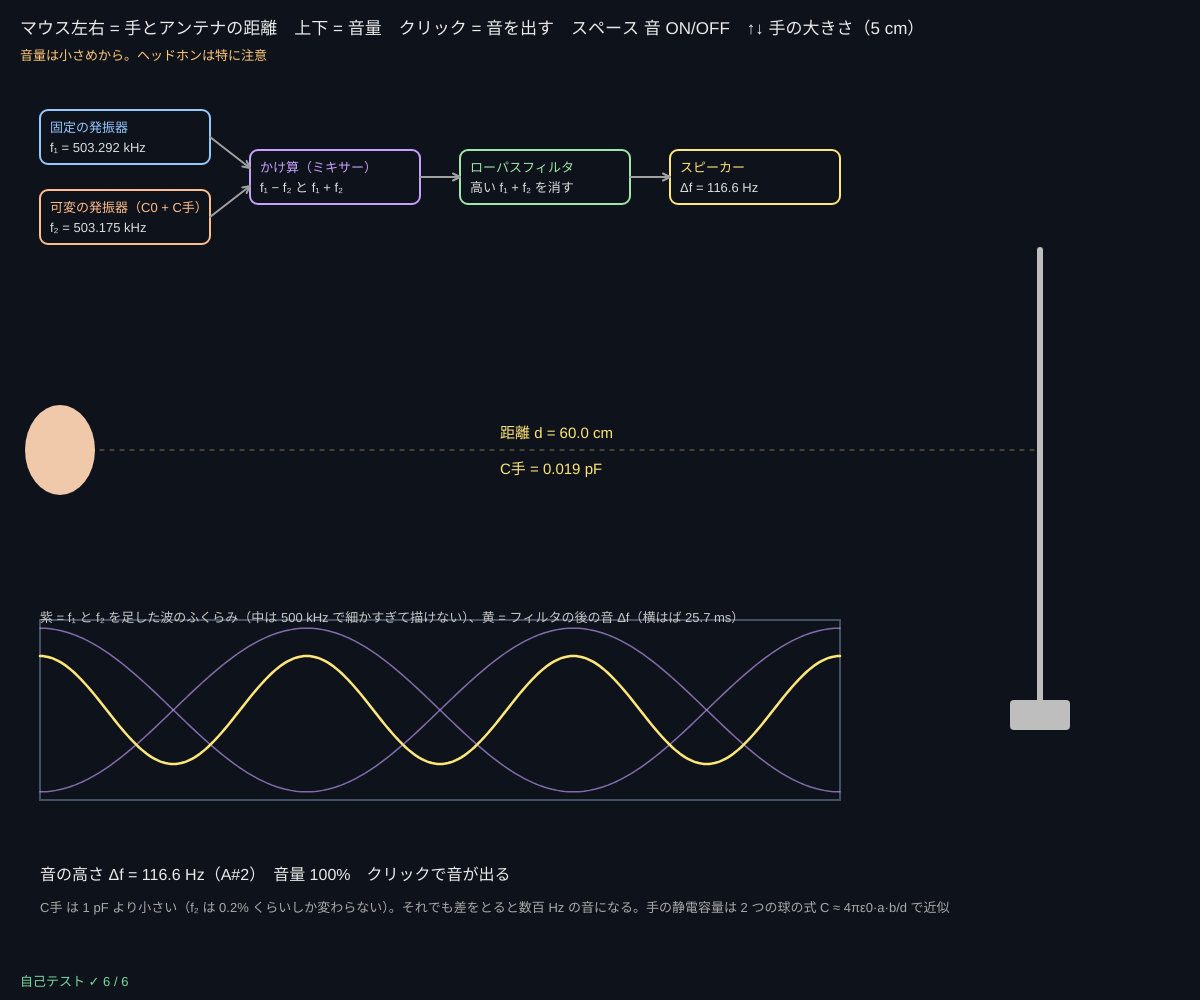
Frame 1 (no input)
Frame 60 (no input): identical to frame 1, image omitted
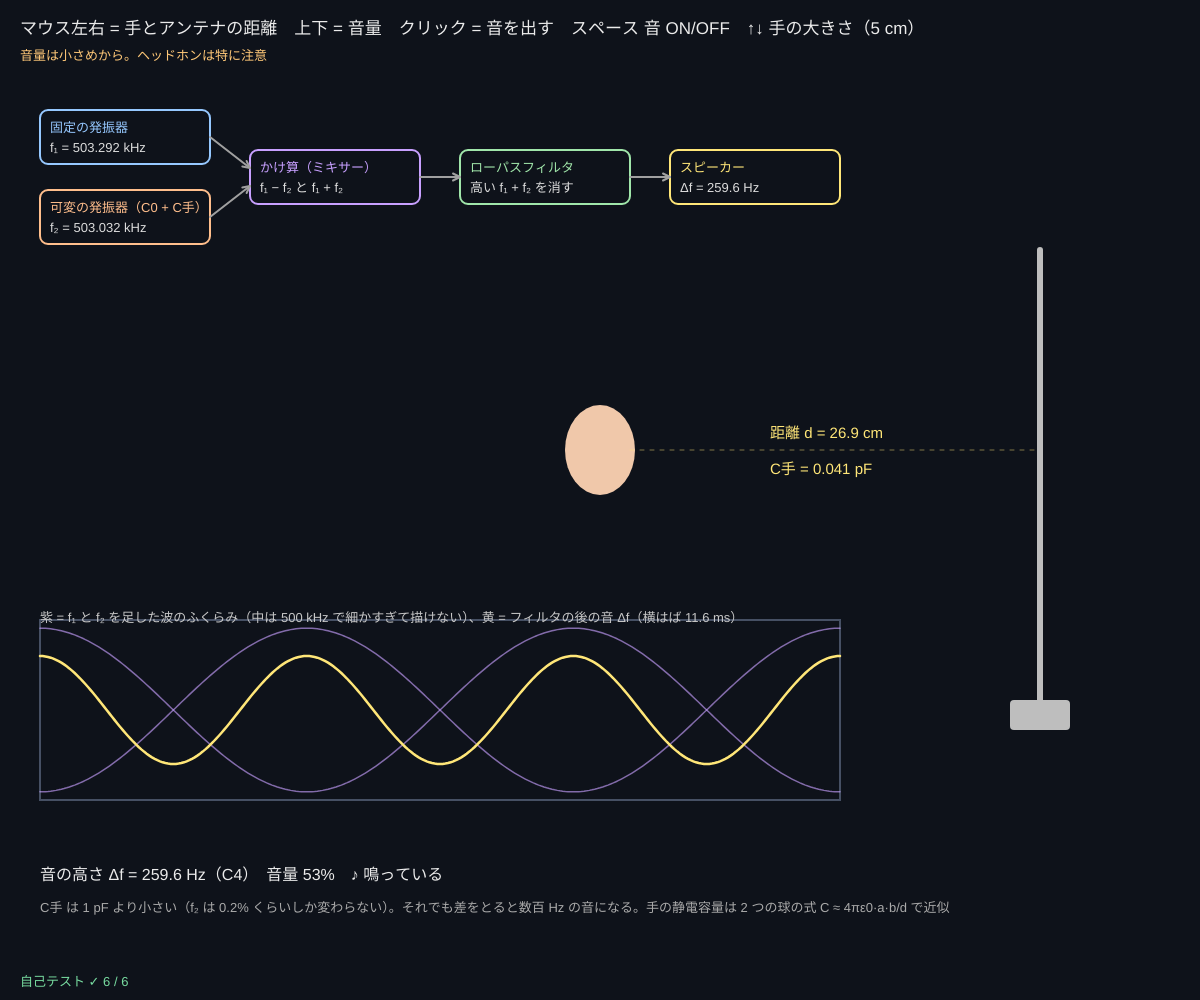
Frame 120 (the mouse pressed at the canvas centre since frame 60)

The p5.js sketch that drew these frames (run headless with seeded random() and noise() and a simulated clock; from frame 60 on, the mouse is pressed at the canvas centre):

// p5.js sketch
// ── sketch.js
// ============================================
// 14 テルミン風 ─ 手とアンテナの「静電容量」で音の高さが変わる楽器
// 手（導体）がアンテナに近づくと、そのあいだの静電容量 C手 がふえる → LC 発振器の周波数 f = 1/(2π√(L(C0 + C手))) が少し下がる
// 本物のテルミンは 約 500 kHz の発振器 2 つの「差」（うなり）を聞こえる音にする：Δf = f固定 − f可変。ここでも同じ計算で音を鳴らす
// マウス左右 = 手とアンテナの距離 / マウス上下 = 音量 / クリック = 音を出す / スペース = 音 ON・OFF / ↑↓ = 手の大きさ
// 音量は小さめから（全体の音量 MASTER は 0.2 以下）
// ============================================

const EPS0 = 8.854e-12;
const L_H = 2.5e-3;                    // ★ コイル [H]（2.5 mH）
const C0 = 40e-12;                     // ★ 発振器のコンデンサ [F]（40 pF）
const B_ANT = 0.002;                   // アンテナの「大きさ」[m]（球とみなした実効的な半径）
let handR = 0.05;                      // ★ 手の大きさ [m]（球とみなした半径）
let soundOn = true, handDist = 0.2, vol = 0.4, antX;

function setup() {
  createCanvas(windowWidth, windowHeight);
  antX = width - 160;
  selfTest();
}
function fRef() { return 1 / (2 * Math.PI * Math.sqrt(L_H * C0)); }
function fVar(d) { return 1 / (2 * Math.PI * Math.sqrt(L_H * (C0 + handCap(d)))); }
function beat(d) { return fRef() - fVar(d); }

function draw() {
  background(14, 18, 26);
  // マウス → 距離（2〜60 cm）と音量
  handDist = clampv(((antX - mouseX) / (antX - 60)) * 0.6, 0.02, 0.6);
  vol = clampv(1 - (mouseY - 120) / (height - 200), 0, 1);
  let df = beat(handDist), Ch = handCap(handDist);
  setPitch(df, soundOn ? vol : 0);
  // アンテナと手
  stroke(190); strokeWeight(6); line(antX, height * 0.25, antX, height * 0.7);
  noStroke(); fill(190); rect(antX - 30, height * 0.7, 60, 30, 4);
  let hx = antX - (handDist / 0.6) * (antX - 60);
  fill(240, 200, 170); ellipse(hx, height * 0.45, 70 * (handR / 0.05), 90 * (handR / 0.05));
  stroke(255, 230, 120, 120); strokeWeight(1); drawingContext.setLineDash([4, 6]); line(hx + 30, height * 0.45, antX - 6, height * 0.45); drawingContext.setLineDash([]);
  noStroke(); fill(255, 230, 120); textSize(15); text('距離 d = ' + (handDist * 100).toFixed(1) + ' cm', (hx + antX) / 2 - 50, height * 0.45 - 12);
  text('C手 = ' + (Ch * 1e12).toFixed(3) + ' pF', (hx + antX) / 2 - 50, height * 0.45 + 24);
  // しくみの図（ブロック）
  let bx = 40, by = 110, bw = 170, bh = 54, gap = 26;
  let box = (x, y, t1, t2, c) => { stroke(c); strokeWeight(2); noFill(); rect(x, y, bw, bh, 8); noStroke(); fill(c); textSize(13); text(t1, x + 10, y + 22); fill(220); text(t2, x + 10, y + 42); };
  box(bx, by, '固定の発振器', 'f₁ = ' + (fRef() / 1000).toFixed(3) + ' kHz', color(150, 200, 255));
  box(bx, by + bh + gap, '可変の発振器（C0 + C手）', 'f₂ = ' + (fVar(handDist) / 1000).toFixed(3) + ' kHz', color(255, 190, 140));
  box(bx + bw + 40, by + (bh + gap) / 2, 'かけ算（ミキサー）', 'f₁ − f₂ と f₁ + f₂', color(200, 160, 255));
  box(bx + 2 * bw + 80, by + (bh + gap) / 2, 'ローパスフィルタ', '高い f₁ + f₂ を消す', color(160, 230, 170));
  box(bx + 3 * bw + 120, by + (bh + gap) / 2, 'スピーカー', 'Δf = ' + df.toFixed(1) + ' Hz', color(255, 230, 120));
  stroke(160); strokeWeight(2);
  arrowTo(bx + bw, by + bh / 2, bx + bw + 40, by + (bh + gap) / 2 + 18, 7); arrowTo(bx + bw, by + bh + gap + bh / 2, bx + bw + 40, by + (bh + gap) / 2 + 36, 7);
  arrowTo(bx + 2 * bw + 40, by + (bh + gap) / 2 + bh / 2, bx + 2 * bw + 80, by + (bh + gap) / 2 + bh / 2, 7);
  arrowTo(bx + 3 * bw + 80, by + (bh + gap) / 2 + bh / 2, bx + 3 * bw + 120, by + (bh + gap) / 2 + bh / 2, 7);
  // うなり：2 つの波を足すと、ふくらみ（包絡線）が Δf でくり返す
  let g = { x: 40, y: height * 0.62, w: antX - 240, h: height * 0.18 }, T = 3 / Math.max(df, 1);
  noFill(); stroke(70, 80, 100); rect(g.x, g.y, g.w, g.h);
  let env = [], envN = [], out = [];
  for (let i = 0; i <= 300; i++) { let t = (i / 300) * T, e = Math.abs(2 * Math.cos(Math.PI * df * t)); env.push([g.x + (i / 300) * g.w, g.y + g.h / 2 - (e * g.h) / 4.4]); envN.push([g.x + (i / 300) * g.w, g.y + g.h / 2 + (e * g.h) / 4.4]); out.push([g.x + (i / 300) * g.w, g.y + g.h / 2 - Math.cos(2 * Math.PI * df * t) * g.h * 0.3]); }
  stroke(200, 160, 255, 160); strokeWeight(1.5); polyline(env); polyline(envN);
  stroke(255, 230, 120); strokeWeight(2.5); polyline(out);
  noStroke(); fill(200); textSize(13);
  text('紫 = f₁ と f₂ を足した波のふくらみ（中は 500 kHz で細かすぎて描けない）、黄 = フィルタの後の音 Δf（横はば ' + (T * 1000).toFixed(1) + ' ms）', g.x, g.y - 8, g.w);
  // 数字
  let tx = 40, y = height * 0.88;
  fill(235); textSize(16);
  text('音の高さ Δf = ' + df.toFixed(1) + ' Hz（' + noteName(df) + '）　音量 ' + (vol * 100).toFixed(0) + '%　' + (audioCtx ? (soundOn ? '♪ 鳴っている' : '音 OFF') : 'クリックで音が出る'), tx, y);
  fill(170); textSize(13);
  text('C手 は 1 pF より小さい（f₂ は 0.2% くらいしか変わらない）。それでも差をとると数百 Hz の音になる。手の静電容量は 2 つの球の式 C ≈ 4πε0·a·b/d で近似', tx, y + 22, width - 80);
  fill(235); textSize(17);
  text('マウス左右 = 手とアンテナの距離　上下 = 音量　クリック = 音を出す　スペース 音 ON/OFF　↑↓ 手の大きさ（' + handR * 100 + ' cm）', 20, 34);
  fill(255, 200, 120); textSize(13); text('音量は小さめから。ヘッドホンは特に注意', 20, 60);
  drawSelfTest(20, height - 14);
}

function mousePressed() { startAudio(); }
function keyPressed() {
  startAudio();
  if (key === ' ') soundOn = !soundOn;
  if (key === UP_ARROW) handR = Math.min(0.1, handR + 0.01);
  if (key === DOWN_ARROW) handR = Math.max(0.02, handR - 0.01);
  return false;
}

// ---- 自己テスト
function selfTest() {
  selfTestResults = [];
  check('LC 発振の周波数 f = 1/(2π√LC) = 503.3 kHz', nearRel(fRef(), 503292, 1e-4));
  // うなりの検出：10 kHz と 10.3 kHz を数値で作り、かけ算 → 平均（ローパス）→ 0 をよぎる回数で周波数
  let fs = 200000, f1 = 10000, f2 = 10300, n = 20000, win = 20, buf = [], s = 0, prev = 1, cross = [];
  for (let i = 0; i < n; i++) {
    let t = i / fs, m = Math.sin(2 * Math.PI * f1 * t) * Math.sin(2 * Math.PI * f2 * t);
    buf.push(m); s += m; if (buf.length > win) s -= buf.shift();
    let lp = s / buf.length;                         // ヒステリシス：−0.1 より下がってから +0.1 をこえたら 1 回
    if (i > win && prev < 0 && lp > 0.1) { cross.push(t); prev = 1; } else if (lp < -0.1) prev = -1;
  }
  let fb = (cross.length - 1) / (cross[cross.length - 1] - cross[0]);
  check('かけ算 + ローパスで 差の周波数 300 Hz が取り出せる（2% 以内）', nearRel(fb, f2 - f1, 0.02));
  check('手が近いほど C手 が大きく、音が高い', handCap(0.05) > handCap(0.2) && beat(0.05) > beat(0.2) && beat(0.2) > 0);
  let d = 0.3, approx = (fRef() * handCap(d)) / (2 * C0);
  check('C手 が小さいとき Δf ≈ f·ΔC/(2C0)（1% 以内）', nearRel(beat(d), approx, 0.01));
  check('音量の上限：全体 MASTER ≤ 0.2', MASTER <= 0.2);
  check('音名：440 Hz = A4、261.6 Hz = C4', noteName(440) === 'A4' && noteName(261.63) === 'C4');
  reportSelfTest();
}

// ---------- やってみよう ----------
// 1. 手を近づけると音が高くなる。距離を半分にすると Δf は何倍？（C手 ∝ 1/d）
// 2. ↑↓ で手の大きさを変えると、同じ距離でも音が変わる。なぜ？
// 3. C0 を 2 倍にすると、f₁ と 音の高さ Δf はどう変わる？
// 4. ドレミを弾くには、手をどの距離に置けばいい？ noteName で確かめよう
// 5. 本物のテルミンは音量用のアンテナもある。マウスの上下の代わりに、もう 1 つの静電容量で音量を決めてみよう


// ==================================================
// ここから下は「電磁気の道具」（中身は読まなくても OK。消さないでね）
// ==================================================
// ---- 手（半径 handR の球）とアンテナ（半径 B_ANT の球）の間の静電容量：遠いとき C ≈ 4πε0·a·b/d
function handCap(d) { return (4 * Math.PI * EPS0 * handR * B_ANT) / Math.max(d, 0.01); }
function noteName(f) {
  if (!(f > 0)) return '—';
  let n = Math.round(12 * Math.log2(f / 440)) + 57, names = ['C', 'C#', 'D', 'D#', 'E', 'F', 'F#', 'G', 'G#', 'A', 'A#', 'B'];
  return names[((n % 12) + 12) % 12] + Math.floor(n / 12);
}
// ---- 音を鳴らす道具（Web Audio。最初のクリックかキーで startAudio()）
const MASTER = 0.12;                   // ★ 全体の音量（0.2 以下にしておく）
let audioCtx = null, masterOut = null, osc = null, oscGain = null;
function startAudio() {
  if (!audioCtx) {
    audioCtx = new (window.AudioContext || window.webkitAudioContext)();
    masterOut = audioCtx.createGain(); masterOut.gain.value = Math.min(0.2, MASTER); masterOut.connect(audioCtx.destination);
    osc = audioCtx.createOscillator(); oscGain = audioCtx.createGain(); osc.type = 'sine'; oscGain.gain.value = 0;
    osc.connect(oscGain); oscGain.connect(masterOut); osc.start();
  }
  audioCtx.resume();
}
// 音の高さ f [Hz] と大きさ v（0〜1）を なめらかに変える
function setPitch(f, v) {
  if (!audioCtx || !osc) return;
  let t = audioCtx.currentTime;
  osc.frequency.setTargetAtTime(clampv(isFinite(f) ? f : 100, 30, 4000), t, 0.02);
  oscGain.gain.setTargetAtTime(clampv(v, 0, 1) * 0.8, t, 0.03);
}
// ---- 描く道具（どのスケッチも同じ）
function clampv(v, a, b) { return v < a ? a : v > b ? b : v; }
function polyline(pts) {               // 点が 2 つ以上あるときだけ折れ線を描く（[[x, y], ...]）
  if (!pts || pts.length < 2) return;
  beginShape(); for (let p of pts) vertex(p[0], p[1]); endShape();
}
function arrowTo(x1, y1, x2, y2, hs) {  // (x1, y1) → (x2, y2) の矢印。hs = 矢じりの大きさ
  let dx = x2 - x1, dy = y2 - y1, L = Math.hypot(dx, dy);
  if (!(L > 0.5)) return;
  line(x1, y1, x2, y2);
  let ux = dx / L, uy = dy / L, h = Math.min(hs || 8, L * 0.5);
  line(x2, y2, x2 - h * ux + h * 0.5 * uy, y2 - h * uy - h * 0.5 * ux);
  line(x2, y2, x2 - h * ux - h * 0.5 * uy, y2 - h * uy + h * 0.5 * ux);
}
const SUP = { '-': '⁻', '0': '⁰', '1': '¹', '2': '²', '3': '³', '4': '⁴', '5': '⁵', '6': '⁶', '7': '⁷', '8': '⁸', '9': '⁹' };
function sci(v, d) {                   // 0.000032 → "3.20×10⁻⁵"（大きい数・小さい数を読みやすく）
  if (!isFinite(v)) return '—';
  if (v === 0) return '0';
  let sig = d === undefined ? 3 : d, e = Math.floor(Math.log10(Math.abs(v)));
  if (e >= -2 && e <= 3) return v.toFixed(Math.max(0, sig - 1 - e));
  let m = v / Math.pow(10, e);
  return m.toFixed(sig - 1) + '×10' + String(e).split('').map((c) => SUP[c]).join('');
}
// グラフの枠：g = { x, y, w, h }。lo〜hi の範囲で、数字の配列 arr を左から右へ（cap 個ぶん）
function plotFrame(g, title, lo, hi) {
  noFill(); stroke(70, 80, 100); strokeWeight(1); rect(g.x, g.y, g.w, g.h);
  if (lo < 0 && hi > 0) { let y0 = g.y + g.h * (hi / (hi - lo)); stroke(70, 80, 100, 160); line(g.x, y0, g.x + g.w, y0); }
  noStroke(); fill(200); textSize(13); text(title, g.x + 4, g.y - 6);
  fill(140); textSize(11); text(sci(hi, 2), g.x + g.w + 4, g.y + 10); text(sci(lo, 2), g.x + g.w + 4, g.y + g.h);
}
function plotTrace(g, arr, lo, hi, cap) {
  if (!arr || arr.length < 2) return;
  noFill(); beginShape();
  for (let i = 0; i < arr.length; i++) vertex(g.x + (i / (cap - 1)) * g.w, g.y + g.h - clampv((arr[i] - lo) / (hi - lo), 0, 1) * g.h);
  endShape();
}
function pushCap(arr, v, cap) { arr.push(v); if (arr.length > cap) arr.shift(); }
// ---- 自己テストの道具
let selfTestResults = [];
function check(name, cond) { selfTestResults.push({ name, ok: !!cond }); }
function near(a, b, tol) { return a !== null && a !== undefined && isFinite(a) && Math.abs(a - b) <= (tol === undefined ? 1e-9 : tol); }
function nearRel(a, b, rel) { return near(a, b, Math.abs(b) * rel); }   // 相対誤差 rel 以内
function reportSelfTest() { for (let r of selfTestResults) (r.ok ? console.log : console.error)((r.ok ? '✓ ' : '✗ ') + r.name); }
function selfTestLine() { let n = selfTestResults.filter((r) => r.ok).length; return '自己テスト ' + (n === selfTestResults.length ? '✓ ' : '✗ ') + n + ' / ' + selfTestResults.length; }
function drawSelfTest(x, y) {
  noStroke(); textSize(13);
  if (selfTestResults.length > 0 && selfTestResults.every((r) => r.ok)) fill(120, 220, 160); else fill(255, 100, 90);
  text(selfTestLine(), x, y);
}
